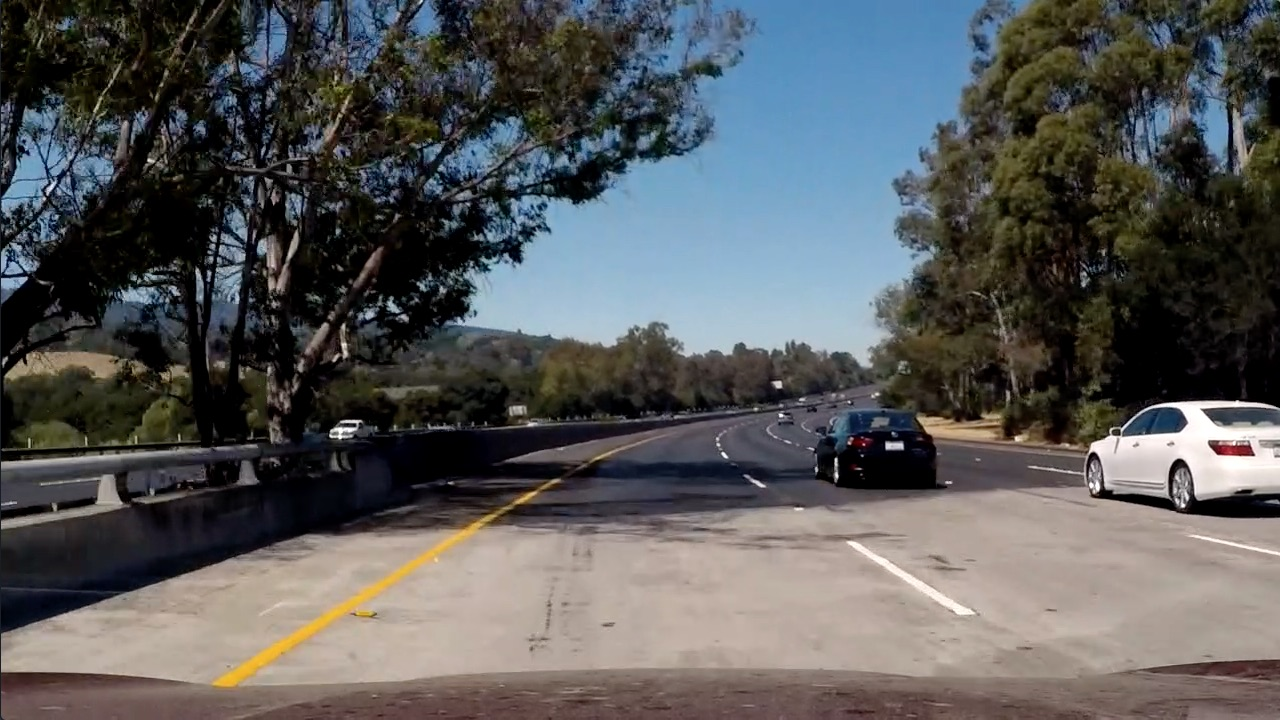
#> input picture input/test5.jpg, 1280 x 720 px
$ python -i process_image.py   (imports and definitions only)   (older library calls are emulated)
#> lines starting #> are read from the running program, lines starting #| are printed output that depends on the picture; after the words box and inside, x2 and y2 are one past the last pixel; in counts of white or black regions, pixels touching at a corner belong together
import cv2
import numpy as np

prev_frames = []
crop_points = np.float32([[0 , 720],
                         [1280 , 720],
                         [750 , 470],
                         [530 , 470]])

trans_points = np.float32([[320 , 720],
                         [960 , 720],
                         [960 , 0],
                         [320 , 0]])

# [129 lines left out: functions applyBackTrans, window_mask, slidingWindow, not called in this run]

def area_of_interest(img, points):
    #defining a blank mask to start with
    mask = np.zeros_like(img)

    #defining a 3 channel or 1 channel color to fill the mask with depending on the input image
    if len(img.shape) > 2:
        channel_count = img.shape[2]  # i.e. 3 or 4 depending on your image
        ignore_mask_color = (255,) * channel_count
    else:
        ignore_mask_color = 255

    #filling pixels inside the polygon defined by "vertices" with the fill color
    cv2.fillPoly(mask, points, ignore_mask_color)

    #returning the image only where mask pixels are nonzero
    masked_image = cv2.bitwise_and(img, mask)
    return masked_image

# [4 lines left out: function applyTransformation, not called in this run]

def abs_sobel_thresh(img, orient='x', thresh_min=0, thresh_max=255):
    # Apply x or y gradient with the OpenCV Sobel() function
    # and take the absolute value
    if orient == 'x':
        abs_sobel = np.absolute(cv2.Sobel(img, cv2.CV_64F, 1, 0, ksize=3))
    if orient == 'y':
        abs_sobel = np.absolute(cv2.Sobel(img, cv2.CV_64F, 0, 1, ksize=3))
    # Rescale back to 8 bit integer
    scaled_sobel = np.uint8(255*abs_sobel/np.max(abs_sobel))
    # Create a copy and apply the threshold
    binary_output = np.zeros_like(scaled_sobel)
    # Here I'm using inclusive (>=, <=) thresholds, but exclusive is ok too
    binary_output[(scaled_sobel >= thresh_min) & (scaled_sobel <= thresh_max)] = 1

    # Return the result
    return binary_output

def mag_thresh(img, thresh_min=0, thresh_max=255):
    # Take both Sobel x and y gradients
    sobelx = cv2.Sobel(img, cv2.CV_64F, 1, 0, ksize=9)
    sobely = cv2.Sobel(img, cv2.CV_64F, 0, 1, ksize=9)
    # Calculate the gradient magnitude
    gradmag = np.sqrt(sobelx**2 + sobely**2)
    # Rescale to 8 bit
    scale_factor = np.max(gradmag)/255
    gradmag = (gradmag/scale_factor).astype(np.uint8)
    # Create a binary image of ones where threshold is met, zeros otherwise
    binary_output = np.zeros_like(gradmag)
    binary_output[(gradmag >= thresh_min) & (gradmag <= thresh_max)] = 1

    # Return the binary image
    return binary_output

def applyMasks(img):
    hls = cv2.cvtColor(img, cv2.COLOR_RGB2HLS)
#> hls: shape (720, 1280, 3); mean of channels 0, 1, 2 55.5, 89.2, 70.1
    l_channel = hls[:,:,1]
    s_channel = hls[:,:,2]

    # Apply sobel in x direction on L and S channel
    l_channel_sobel_x = abs_sobel_thresh(l_channel,'x', 20, 200)
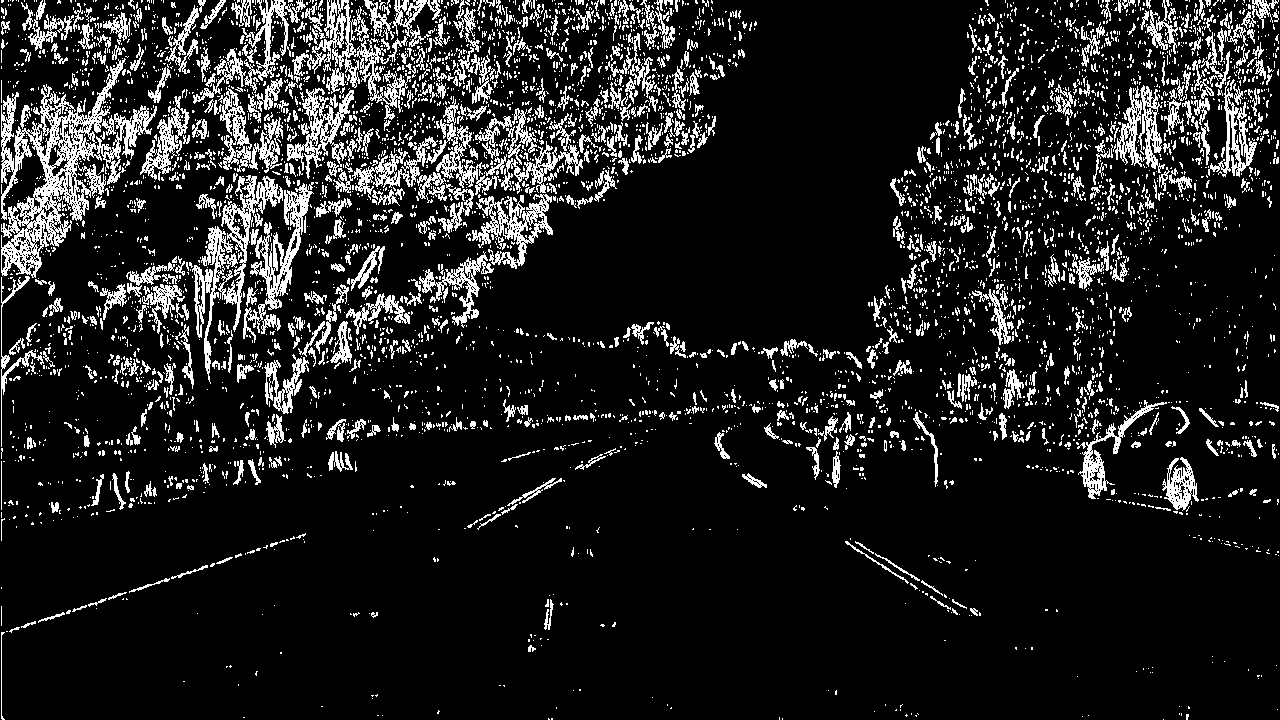
#> l_channel_sobel_x: shape (720, 1280); values 0 (black) and 1 (white), 12.5% white in thin lines or dots
    s_channel_sobel_x = abs_sobel_thresh(s_channel,'x', 60, 200)
#> s_channel_sobel_x: shape (720, 1280); values 0 (black) and 1 (white), 9.2% white in thin lines or dots, all inside (x1, y1, x2, y2) = (1, 0, 1279, 626)
    sobel_combined_x = cv2.bitwise_or(s_channel_sobel_x, l_channel_sobel_x)
#> sobel_combined_x: shape (720, 1280); values 0 (black) and 1 (white), 18.3% white in thin lines or dots

    # Apply magnitude sobel
    l_channel_mag = mag_thresh(l_channel, 80, 200)
#> in mag_thresh, `gradmag = np.sqrt(sobelx**2 + sobely**2)`:
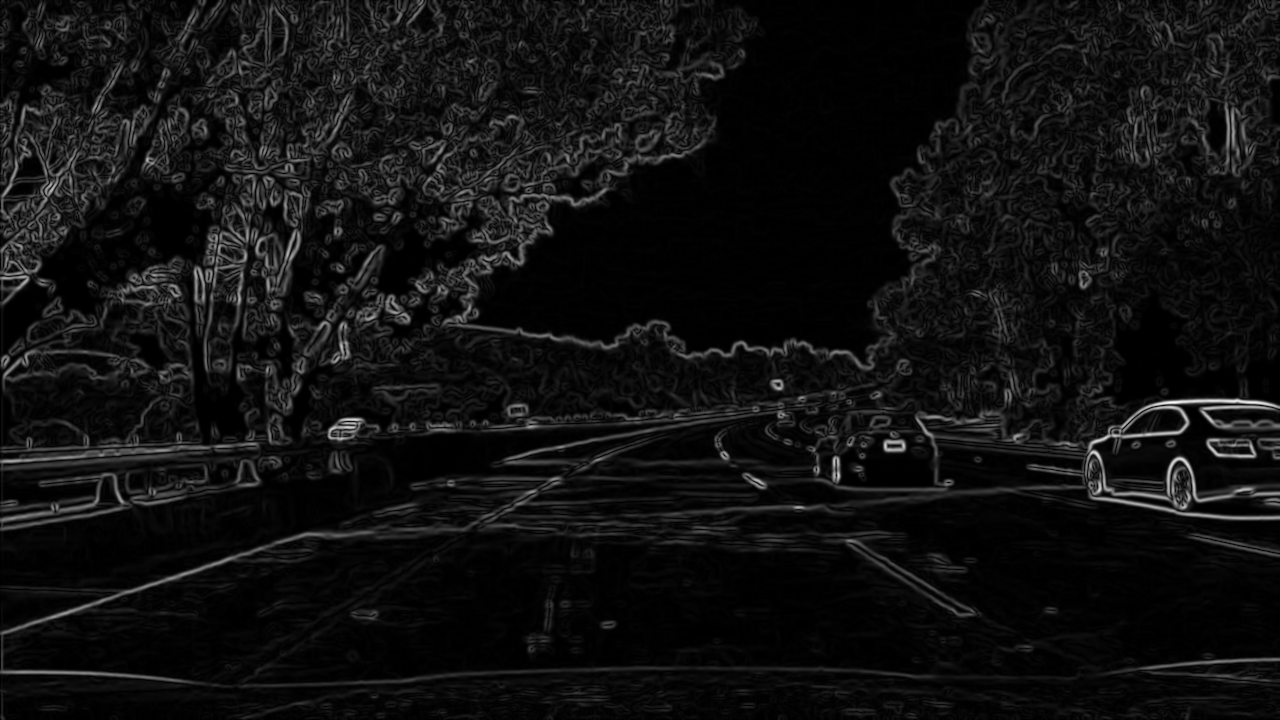
#> gradmag: shape (720, 1280) float64; min 0, max 2210785.9, mean 147508.9; drawn with min black and max white
#> in mag_thresh, `scale_factor = np.max(gradmag)/255`: scale_factor = 8669.7
#> l_channel_mag: shape (720, 1280); values 0 (black) and 1 (white), 2.6% white in thin lines or dots
    s_channel_mag = mag_thresh(s_channel, 80, 200)
#> call 2 of mag_thresh, with thresh_min = 80, thresh_max = 200
#> in mag_thresh (call 2), `gradmag = np.sqrt(sobelx**2 + sobely**2)`:
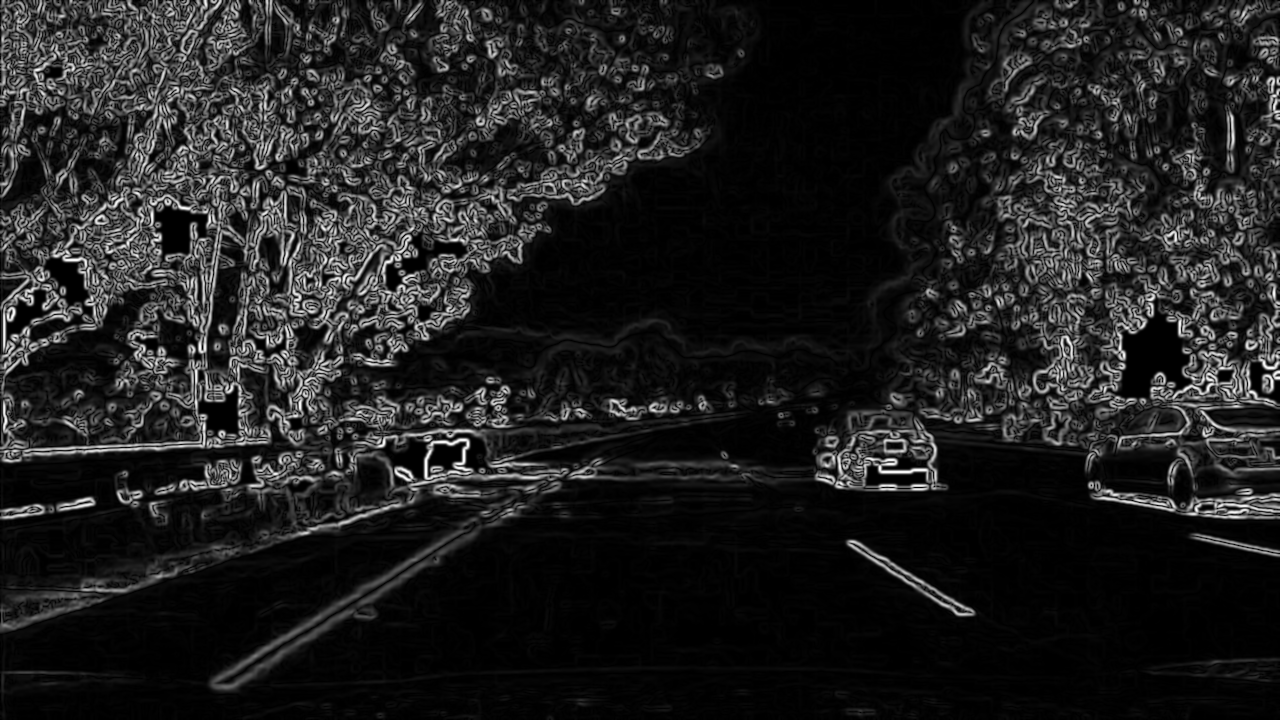
#> gradmag: shape (720, 1280) float64; min 0, max 2357115.3, mean 296863.8; drawn with min black and max white
#> in mag_thresh (call 2), `scale_factor = np.max(gradmag)/255`: scale_factor = 9243.6
#> s_channel_mag: shape (720, 1280); values 0 (black) and 1 (white), 13.5% white in thin lines or dots
    mag_combined = cv2.bitwise_or(l_channel_mag, s_channel_mag)
#> mag_combined: shape (720, 1280); values 0 (black) and 1 (white), 15% white; 1803 white regions (1146 under 20 px), largest, box (x1, y1, x2, y2) and area: (249, 174, 552, 446) 16235, (0, 115, 272, 463) 13462, (1085, 350, 1280, 520) 8581

    # Combine all the sobel filters
    sobel_mask = cv2.bitwise_or(mag_combined, sobel_combined_x)
#> sobel_mask: shape (720, 1280); values 0 (black) and 1 (white), 24.8% white; 3072 white regions (2588 under 20 px), largest, box (x1, y1, x2, y2) and area: (0, 0, 708, 541) 123140, (1077, 350, 1280, 520) 10735, (317, 385, 568, 530) 7418

    # Mask out the desired image and filter image again
    sobel_mask = area_of_interest(sobel_mask, np.array([[(330, 0),(950, 0), (950, 680), (330, 680)]]))

     # Convert to HLS and extract S and V channel
    img_hsv = cv2.cvtColor(img, cv2.COLOR_RGB2HSV)
#> img_hsv: shape (720, 1280, 3); mean H, S, V 55.5, 83.8, 101.8

    # Define color thresholds in HSV
    white_low = np.array([[[0, 0, 210]]])
    white_high = np.array([[[255, 30, 255]]])

    yellow_low = np.array([[[18, 80, 80]]])
    yellow_high = np.array([[[30, 255, 255]]])

    # Apply the thresholds to get only white and yellow
    white_mask = cv2.inRange(img_hsv, white_low, white_high)
#> white_mask: shape (720, 1280); 1.1% white; 99 white regions (90 under 20 px), largest, box (x1, y1, x2, y2) and area: (1089, 401, 1280, 495) 8335, (847, 541, 975, 615) 1150, (1189, 535, 1280, 556) 290
    yellow_mask = cv2.inRange(img_hsv, yellow_low, yellow_high)
#> yellow_mask: shape (720, 1280); 1.5% white; 401 white regions (339 under 20 px), largest, box (x1, y1, x2, y2) and area: (210, 491, 533, 689) 4415, (993, 106, 1092, 193) 1602, (1006, 47, 1075, 101) 766

    # Bitwise or the yellow and white mask
    color_mask = cv2.bitwise_or(yellow_mask, white_mask)
#> color_mask: shape (720, 1280); 2.6% white; 500 white regions (429 under 20 px), largest, box (x1, y1, x2, y2) and area: (1089, 401, 1280, 495) 8335, (210, 491, 533, 689) 4415, (993, 106, 1092, 193) 1602

    mask_combined = np.zeros_like(sobel_mask)
    mask_combined[(color_mask>=.5)|(sobel_mask>=.5)] = 1
    return mask_combined

>>> import cv2
>>> picture = cv2.cvtColor(cv2.imread('../input/test5.jpg'), cv2.COLOR_BGR2RGB)
>>> result = applyMasks(picture)
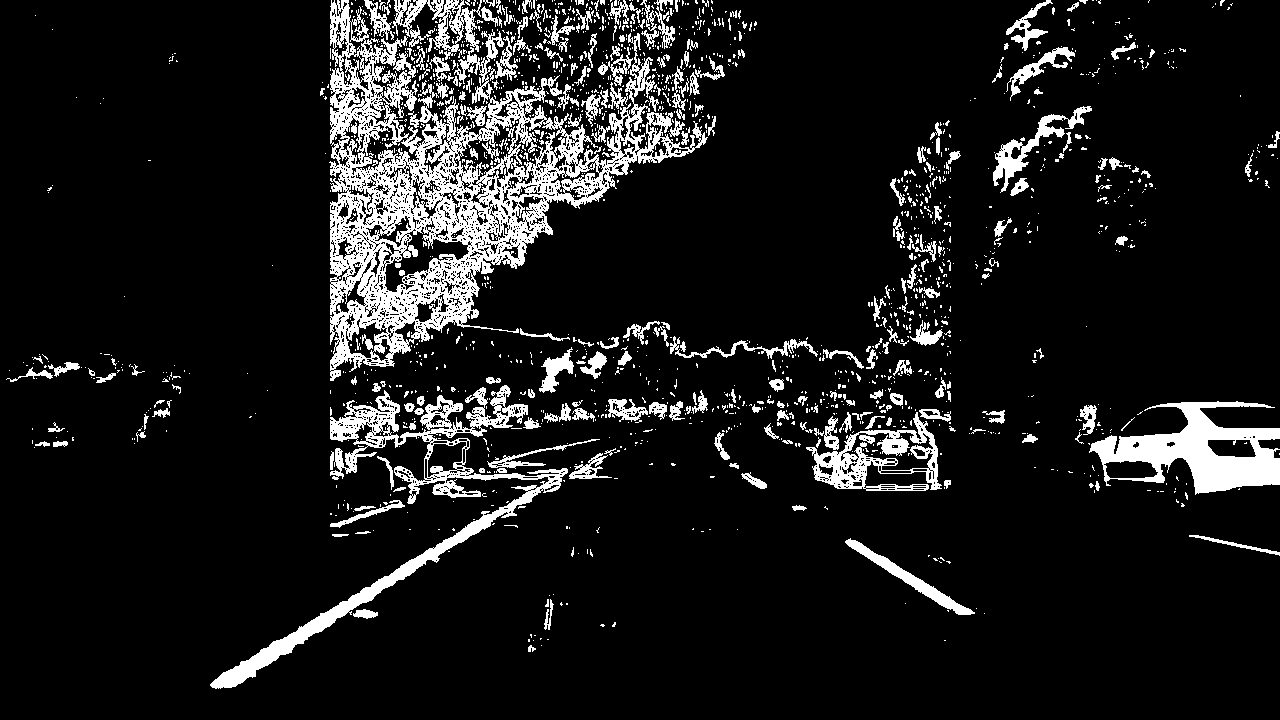
#> result: shape (720, 1280); values 0 (black) and 1 (white), 10.6% white; 1740 white regions (1465 under 20 px), largest, box (x1, y1, x2, y2) and area: (329, 0, 708, 381) 39804, (210, 385, 568, 689) 11620, (1089, 401, 1280, 495) 8335

$ run again, on input/test6.jpg
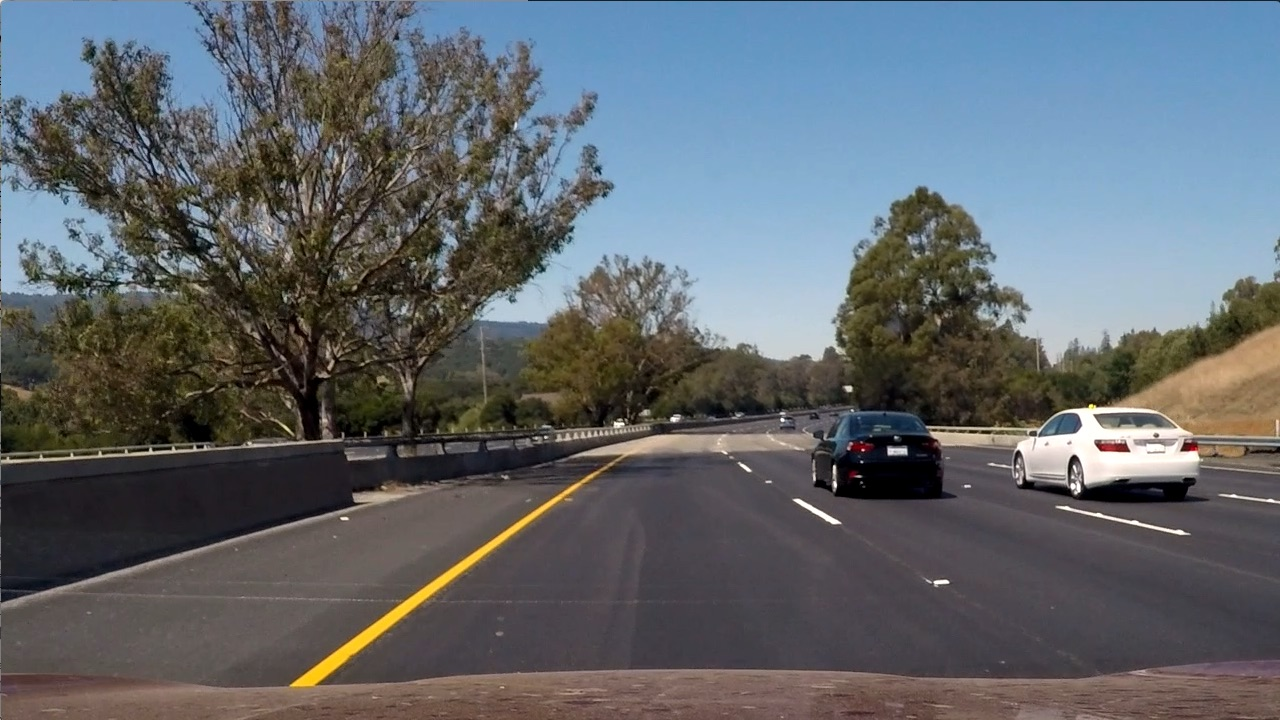
#> input picture input/test6.jpg, 1280 x 720 px
#> hls: shape (720, 1280, 3); mean of channels 0, 1, 2 76.7, 102.2, 57.5
#> in applyMasks, `l_channel_sobel_x = abs_sobel_thresh(l_channel,'x', 20, 200)`:
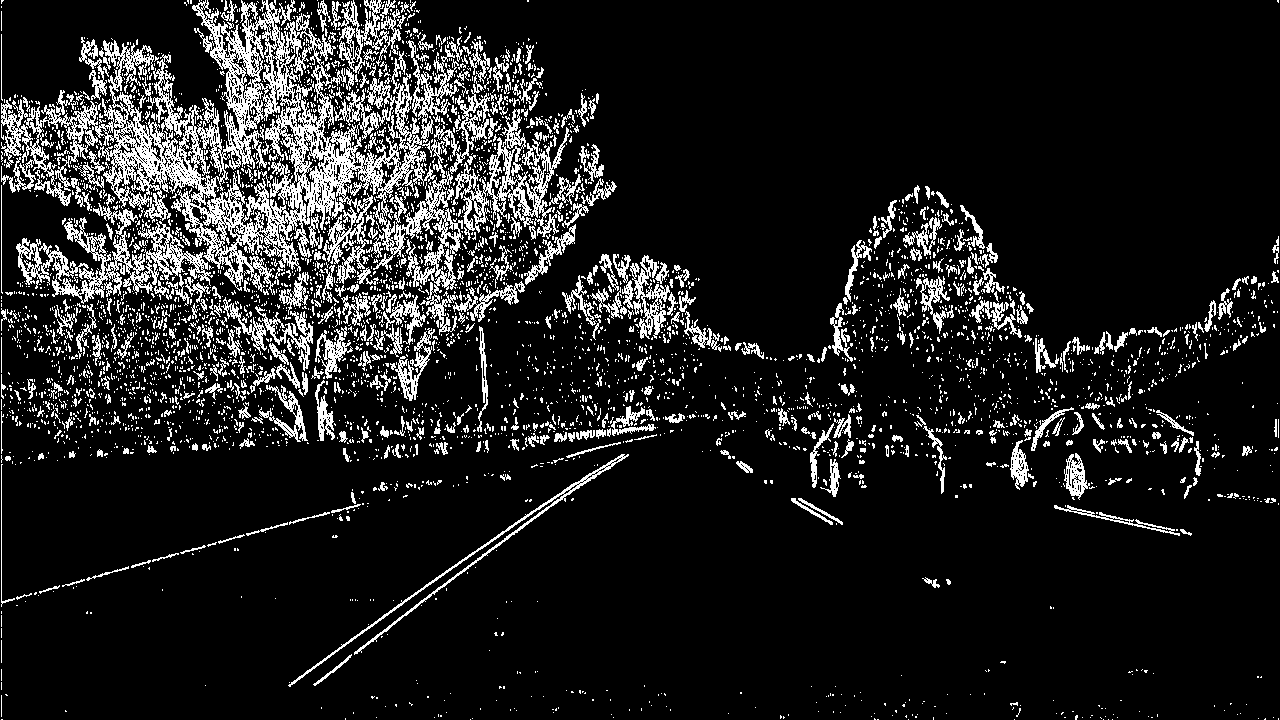
#> l_channel_sobel_x: shape (720, 1280); values 0 (black) and 1 (white), 12.4% white in thin lines or dots
#> s_channel_sobel_x: shape (720, 1280); values 0 (black) and 1 (white), 1.9% white in thin lines or dots
#> sobel_combined_x: shape (720, 1280); values 0 (black) and 1 (white), 13.2% white in thin lines or dots
#> scale_factor = 7410.5
#> l_channel_mag: shape (720, 1280); values 0 (black) and 1 (white), 3% white in thin lines or dots
#> s_channel_mag: shape (720, 1280); values 0 (black) and 1 (white), 2.8% white; 691 white regions (501 under 20 px), largest, box (x1, y1, x2, y2) and area: (288, 481, 577, 690) 3583, (834, 434, 943, 501) 2789, (1080, 481, 1191, 504) 1160
#> mag_combined: shape (720, 1280); values 0 (black) and 1 (white), 5.1% white; 1501 white regions (1152 under 20 px), largest, box (x1, y1, x2, y2) and area: (811, 400, 1206, 504) 10650, (288, 468, 599, 690) 3829, (0, 441, 342, 465) 1305
#> sobel_mask: shape (720, 1280); values 0 (black) and 1 (white), 15.4% white in thin lines or dots
#> mask: shape (720, 1280); 45.9% white; 1 white region, box (x1, y1, x2, y2) and area: (330, 0, 951, 681) 422901
#> masked_image: shape (720, 1280); values 0 (black) and 1 (white), 6.9% white in thin lines or dots, all inside (x1, y1, x2, y2) = (330, 0, 951, 681)
#> img_hsv: shape (720, 1280, 3); mean H, S, V 76.7, 68.6, 118.7
#> white_mask: shape (720, 1280); 1.1% white; 119 white regions (104 under 20 px), largest, box (x1, y1, x2, y2) and area: (1016, 408, 1200, 484) 6172, (707, 302, 840, 359) 2656, (1057, 506, 1187, 535) 329
#> yellow_mask: shape (720, 1280); 3.1% white; 1257 white regions (1130 under 20 px), largest, box (x1, y1, x2, y2) and area: (289, 469, 604, 690) 5144, (546, 315, 639, 413) 2685, (1116, 332, 1202, 400) 2044
#> color_mask: shape (720, 1280); 4.2% white; 1374 white regions (1232 under 20 px), largest, box (x1, y1, x2, y2) and area: (1016, 408, 1200, 484) 6174, (289, 469, 604, 690) 5144, (546, 315, 639, 413) 2685
#> `result = applyMasks(picture)`:
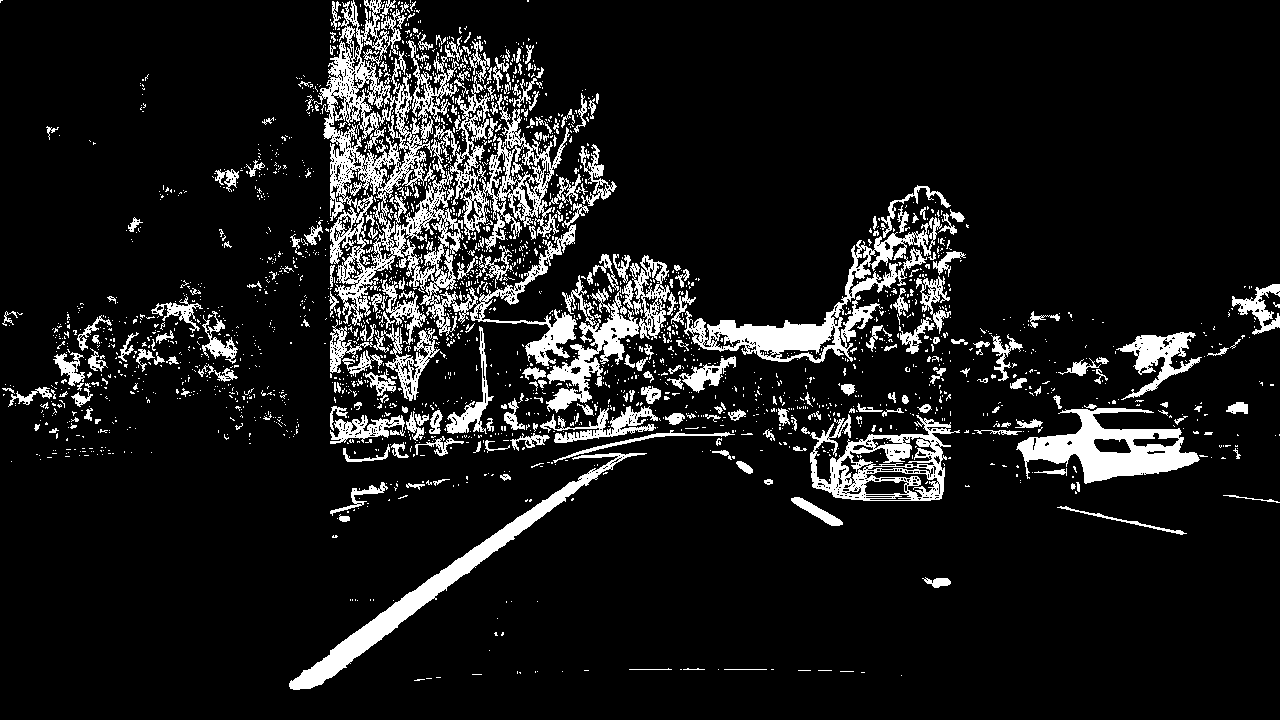
#> result: shape (720, 1280); values 0 (black) and 1 (white), 10.6% white; 2361 white regions (2067 under 20 px), largest, box (x1, y1, x2, y2) and area: (314, 0, 577, 366) 19993, (684, 217, 942, 363) 7152, (289, 453, 647, 690) 6464
